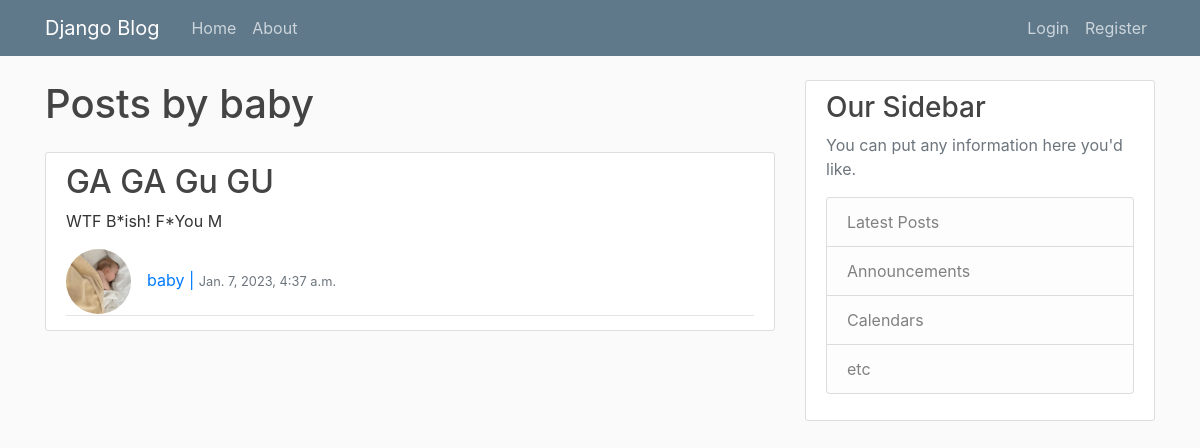
The app's page /blog/user/baby/, older data.
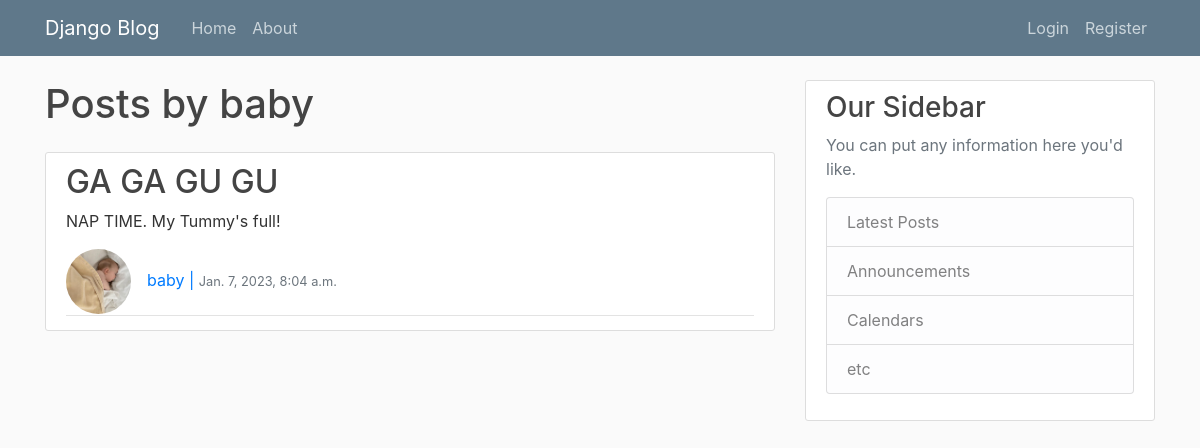
The same page, newer data.
### BlogApp/models.py (models this page shows, shortened)
class Post(models.Model):
    title = models.CharField(max_length = 100)
    content = models.TextField()
    date_created = models.DateTimeField(default=timezone.now) #on post creation, the default date and time in the timzeone will be set for the post.
    author = models.ForeignKey(User, on_delete=models.CASCADE) #User will have a one-many relation with Post

### UserApp/models.py (models this page shows, shortened)
class Profile(models.Model):
    user = models.OneToOneField(User, on_delete=models.CASCADE) #if the User is deleted the profile for the user will be gone. But not viceversa.
    image = models.ImageField(default='default.jpg', upload_to='profile_pics')

### BlogApp/views.py (the view)
# urls.py: path('user/<str:username>/',UserPostListView.as_view(),name='user-posts'),
class UserPostListView(ListView):
    model = Post
    template_name = 'Blog/User_BlogHome.html'
    context_object_name = 'posts'
    paginate_by = 4
    def get_queryset(self):
        user = get_object_or_404(User, username=self.kwargs.get('username'))
        return Post.objects.filter(author=user).order_by('-date_created')

### BlogApp/templates/Blog/User_BlogHome.html (shortened to what this page needs)
{%extends "Blog/base.html"%}
{%block content%}
    <h1 class="mb-4">Posts by {{view.kwargs.username}}</h1>
    {% for post in posts%}
    <article class="media content-section">
        <div class="media-body">
          <h2><a class="article-title" href="{%url 'post-detail' post.id%}">{{ post.title }}</a></h2>
          <p class="article-content">{{ post.content }}</p>
          <div class="article-metadata">
            <a class="mr-2" href="{%url 'user-posts' post.author.username%}"><img class="rounded-circle article-img" src={{post.author.profile.image.url}} alt="User Profile Pic.">{{ post.author}} | <small class="text-muted">{{ post.date_created}}</small></a>
          </div>
        </div>
      </article>
    {%endfor%}
{%endblock content%}

Row changes from the older to the newer data that the page shows:
removed Post: title "GA GA Gu GU", content "WTF B*ish! F*You M", author.profile.image (picture), author "baby", date_created "Jan. 7, 2023, 4:37 a.m."
added Post: title "GA GA GU GU", content "NAP TIME. My Tummy's full!", author.profile.image (picture), author "baby", date_created "Jan. 7, 2023, 8:04 a.m."
